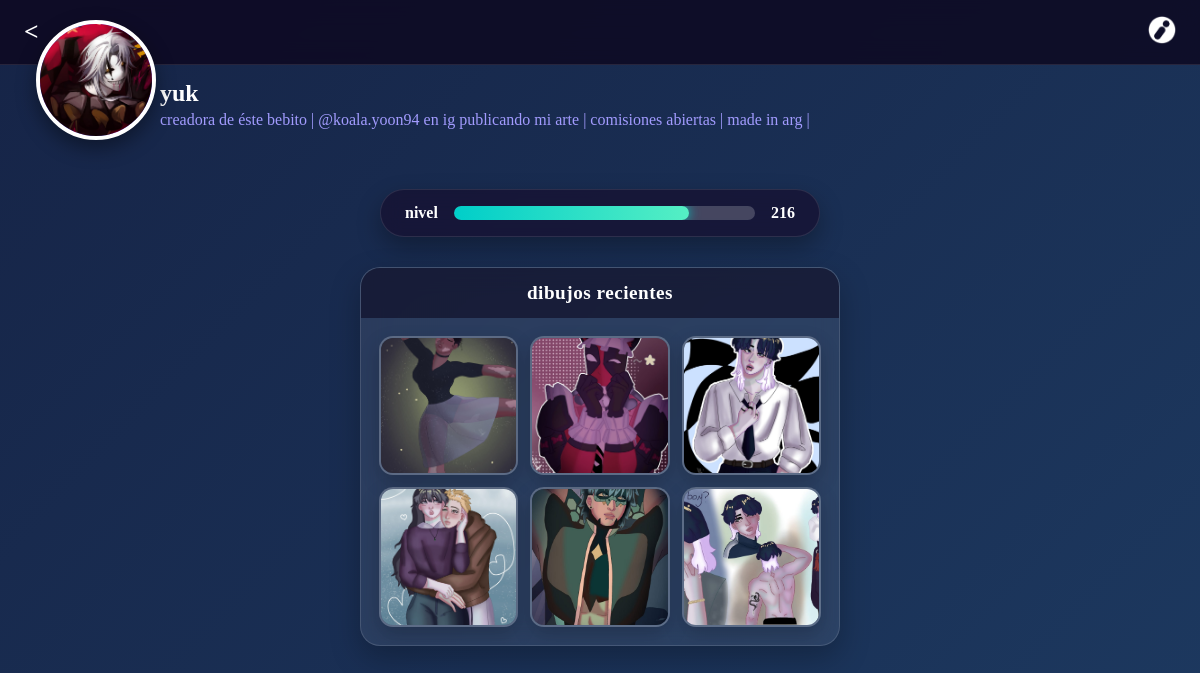
Screenshot of /staff/usuario.php (signed in) with the database file from the repository.
### tables this page shows
CREATE TABLE `usuarios` (
  `id` int(11) NOT NULL,
  `nombre` varchar(50) NOT NULL,
  `edad` int(11) DEFAULT NULL,
  `email` varchar(100) NOT NULL,
  `password` varchar(255) NOT NULL,
  `puntos` int(11) DEFAULT 0,
  `nivel` int(11) DEFAULT 1,
  `pais` varchar(100) DEFAULT NULL,
  `idioma` varchar(50) DEFAULT NULL,
  `foto_perfil` varchar(255) DEFAULT NULL,
  `fecha_registro` timestamp NOT NULL DEFAULT current_timestamp(),
  `rol` varchar(20) DEFAULT 'usuario',
  `bio` varchar(255) DEFAULT 'Sin biografía aún.',
  `suscrito` tinyint(1) DEFAULT 0,
  `tour_completado` tinyint(1) NOT NULL DEFAULT 0
);

CREATE TABLE `galeria` (
  `id` int(11) NOT NULL,
  `usuario_id` int(11) NOT NULL,
  `desafio_id` int(11) DEFAULT NULL,
  `titulo` varchar(100) NOT NULL,
  `imagen_url` varchar(255) NOT NULL,
  `fecha_creacion` timestamp NOT NULL DEFAULT current_timestamp()
);

### staff/usuario.php (the view, shortened to what this page needs)
<?php
require_once 'database.php';
$lang = $_SESSION['idioma'] ?? 'es';
$textos = [
    'es' => [
        'titulo_pagina'     => 'Perfil',
        'volver'            => 'Volver',
        'editar_perfil'     => 'Editar perfil',
        'nivel'             => 'nivel',
        'dibujos_recientes' => 'dibujos recientes',
        'bio_defecto'       => 'Sin biografía aún.'
    ],
    'en' => [
        'titulo_pagina'     => 'Profile',
        'volver'            => 'Back',
        'editar_perfil'     => 'Edit profile',
        'nivel'             => 'level',
        'dibujos_recientes' => 'recent drawings',
        'bio_defecto'       => 'No bio yet.'
    ]
];
$t = $textos[$lang];
$usuario_id = $_SESSION['usuario_id'];
$stmt = $pdo->prepare("SELECT * FROM usuarios WHERE id = ?");
$stmt->execute([$usuario_id]);
$user = $stmt->fetch(PDO::FETCH_ASSOC);
$nombre = $user['nombre'] ?? 'user4285';
$bio = !empty($user['bio']) ? $user['bio'] : $t['bio_defecto'];
$puntos = (int)($user['puntos'] ?? 0);
$puntos_por_nivel = 50;
$nivel_numero = (int)floor($puntos / $puntos_por_nivel) + 1;
$puntos_nivel_actual = $puntos % $puntos_por_nivel;
$porcentaje_barra = ($puntos_nivel_actual / $puntos_por_nivel) * 100;
$stmt_galeria = $pdo->prepare("SELECT * FROM galeria WHERE usuario_id = ? ORDER BY id DESC LIMIT 6");
$stmt_galeria->execute([$usuario_id]);
$dibujos = $stmt_galeria->fetchAll(PDO::FETCH_ASSOC);
?>
<!DOCTYPE html>
<html lang="<?= htmlspecialchars($lang) ?>">
<head>
    <link rel="stylesheet" href="../style.css">
</head>
<body>
    <div class="profile-header-bg">
        <a href="../index.php" class="nav-btn left-btn" title="<?= htmlspecialchars($t['volver']) ?>">&lt;</a>
        <a href="../extras/editar_perfil.php" class="nav-btn right-btn" title="<?= htmlspecialchars($t['editar_perfil']) ?>">
            <img src="../pics/styler_icon.png" alt="<?= htmlspecialchars($t['editar_perfil']) ?>" style="width: 28px; height: 28px; object-fit: contain;">
        </a>
        <?php if (!empty($user['foto_perfil']) && file_exists("../uploads/perfiles/" . $user['foto_perfil'])): ?>
            <img src="../uploads/perfiles/<?= htmlspecialchars($user['foto_perfil']) ?>" class="profile-avatar-large" style="object-fit: cover;">
        <?php else: ?>
            <img src="../pics/defaut_icon.png" class="profile-avatar-large" style="object-fit: cover;" alt="<?= htmlspecialchars($nombre) ?>">
        <?php endif; ?>
    </div>
    <div class="user-info-text">
        <h2><?= htmlspecialchars($nombre) ?></h2>
        <p><?= htmlspecialchars($bio) ?></p>
    </div>
    <div class="level-container">
        <div class="level-bar-box">
            <span><?= htmlspecialchars($t['nivel']) ?></span>
            <div class="level-progress-bg">
                <div class="level-progress-fill" style="width: <?= $porcentaje_barra ?>%;"></div>
            </div>
            <span><?= $nivel_numero ?></span>
        </div>
    </div>
    <div class="recent-drawings-card">
        <div class="recent-drawings-header">
            <?= htmlspecialchars($t['dibujos_recientes']) ?>
        </div>
        <div class="recent-drawings-grid">
            <?php if (count($dibujos) > 0): ?>
                <?php foreach ($dibujos as $dibujo): ?>
                    <?php
                        $archivo = str_replace('\\', '/', $dibujo['imagen_url']);
                        $src_final = (strpos($archivo, '/') === false)
                            ? "../uploads/galeria/" . $usuario_id . "/" . $archivo
                            : "../uploads/galeria/" . ltrim($archivo, '/');
                        if (!file_exists($src_final)) {
                            $src_final = "../uploads/galeria/" . basename($archivo);
                        }
                    ?>
                    <div class="gallery-card">
                        <img src="<?= htmlspecialchars($src_final) ?>" alt="<?= htmlspecialchars($dibujo['titulo'] ?? '') ?>">
                    </div>
                <?php endforeach; ?>
            <?php else: ?>
                <?php for($i=0; $i<6; $i++): ?>
                    <div class="gallery-card"></div>
                <?php endfor; ?>
            <?php endif; ?>
        </div>
    </div>
</body>
</html>

### style.css (style rules this page uses)
:root { --bg-grad-1: #3a1c71; --bg-grad-2: #d76d77; --bg-grad-3: #ffaf7b; --purple-main: #6c5ce7; --purple-dark: #2d132c; --violet-accent: #a29bfe; --brand-accent: #00cec9; --coral-accent: #ff7675; --lime-action: #00b894; --lime-hover: #55efc4; --card-bg-overlay: rgba(26, 20, 52, 0.75); --card-glass: rgba(255, 255, 255, 0.15); --text-light: #ffffff; --text-dark: #2d3436; --radius-lg: 20px; --radius-md: 14px; --radius-sm: 10px; --transition-smooth: cubic-bezier(0.25, 0.8, 0.25, 1); }
html, body { overscroll-behavior: none; overscroll-behavior-y: none; height: 100%; }
* { box-sizing: border-box; margin: 0; padding: 0; font-family: 'Poppins', 'Georgia', serif; }
body { background: linear-gradient(-45deg, #241442, #4b1248, #1f4068, #162447); background-size: 400% 400%; animation: gradientBG 15s ease infinite; min-height: 100vh; color: var(--text-light); }
.top-bar, .top-bar-custom, .profile-header-bg { background: rgba(13, 9, 33, 0.85); backdrop-filter: blur(12px); -webkit-backdrop-filter: blur(12px); border-bottom: 1px solid rgba(255, 255, 255, 0.1); height: 65px; display: flex; justify-content: space-between; align-items: center; padding: 0 24px; position: sticky; top: 0; z-index: 1005; }
.nav-btn { color: var(--text-light); text-decoration: none; font-size: 1.6rem; font-weight: bold; line-height: 1; cursor: pointer; z-index: 2; transition: transform 0.3s var(--transition-smooth), color 0.2s ease; }
.gallery-card { background: rgba(255, 255, 255, 0.1); border-radius: var(--radius-md); aspect-ratio: 1 / 1; overflow: hidden; display: flex; justify-content: center; align-items: center; border: 2px solid rgba(255, 255, 255, 0.15); box-shadow: 0 8px 20px rgba(0,0,0,0.2); transition: transform 0.3s var(--transition-smooth), box-shadow 0.3s ease; }
.gallery-card img { width: 100%; height: 100%; object-fit: cover; }
.profile-avatar-large { width: 120px; height: 120px; border-radius: 50%; border: 4px solid var(--text-light); position: absolute; top: 20px; left: 36px; object-fit: cover; background-color: var(--purple-main); box-shadow: 0 8px 20px rgba(0, 0, 0, 0.4); z-index: 5; transition: transform 0.3s ease; }
.user-info-text { margin-left: 160px; padding-top: 15px; }
.user-info-text h2 { margin: 0 0 4px 0; font-size: 1.5rem; font-weight: 800; }
.user-info-text p { margin: 0; font-size: 1rem; color: var(--violet-accent); font-weight: 500; }
.level-container { max-width: 480px; margin: 60px auto 30px auto; padding: 0 20px; }
.level-bar-box { background: rgba(22, 16, 48, 0.75); backdrop-filter: blur(10px); border-radius: 30px; padding: 14px 24px; display: flex; align-items: center; justify-content: space-between; font-weight: 700; border: 1px solid rgba(255, 255, 255, 0.1); box-shadow: 0 10px 25px rgba(0, 0, 0, 0.3); }
.level-progress-bg { flex-grow: 1; height: 14px; background: rgba(255, 255, 255, 0.2); margin: 0 16px; border-radius: 10px; overflow: hidden; position: relative; }
.level-progress-fill { height: 100%; background: linear-gradient(90deg, var(--brand-accent), var(--lime-hover)); width: 40%; border-radius: 10px; box-shadow: 0 0 12px var(--brand-accent); transition: width 1s var(--transition-smooth); }
.recent-drawings-card { max-width: 480px; margin: 0 auto 35px auto; background: rgba(255, 255, 255, 0.08); backdrop-filter: blur(12px); border-radius: var(--radius-lg); overflow: hidden; border: 1px solid rgba(255, 255, 255, 0.12); box-shadow: 0 12px 30px rgba(0, 0, 0, 0.25); }
.recent-drawings-header { background: rgba(13, 9, 33, 0.6); text-align: center; padding: 14px; font-size: 1.2rem; font-weight: 700; letter-spacing: 0.5px; }
.recent-drawings-grid { display: grid; grid-template-columns: repeat(3, 1fr); gap: 12px; padding: 18px; }

### rows the page displays
usuarios: foto_perfil (picture), nombre "yuk", bio "creadora de éste bebito | @koala.yoon94 en ig publicando mi arte | comisiones abiertas | made in arg |", puntos "216"
galeria: imagen_url (picture)
galeria: imagen_url (picture)
galeria: imagen_url (picture)
galeria: imagen_url (picture)
galeria: imagen_url (picture)
galeria: imagen_url (picture)

### other values shown
$t['nivel'] "nivel"
$t['dibujos_recientes'] "dibujos recientes"
